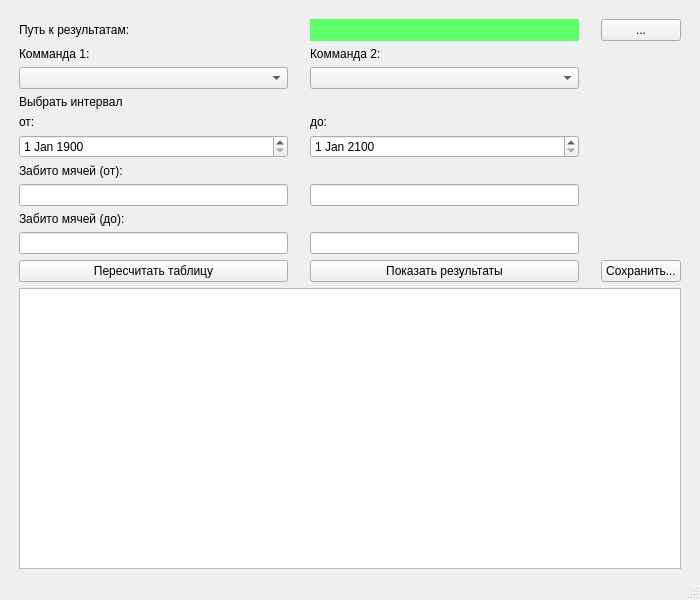
<?xml version="1.0" encoding="UTF-8"?>
<ui version="4.0">
 <class>mainform</class>
 <widget class="QMainWindow" name="mainform">
  <property name="geometry">
   <rect>
    <x>0</x>
    <y>0</y>
    <width>700</width>
    <height>600</height>
   </rect>
  </property>
  <property name="windowTitle">
   <string>Анализ футбольных результатов</string>
  </property>
  <widget class="QWidget" name="centralwidget">
   <layout class="QHBoxLayout" name="horizontalLayout">
    <item>
     <layout class="QGridLayout" name="gridLayout">
      <item row="1" column="1">
       <widget class="QLabel" name="label">
        <property name="text">
         <string>Путь к результатам:</string>
        </property>
       </widget>
      </item>
      <item row="1" column="3">
       <widget class="QLabel" name="pathLabel">
        <property name="styleSheet">
         <string notr="true">background-color: rgb(94, 255, 107);</string>
        </property>
        <property name="text">
         <string/>
        </property>
       </widget>
      </item>
      <item row="1" column="5">
       <widget class="QPushButton" name="selectPathButton">
        <property name="sizePolicy">
         <sizepolicy hsizetype="Fixed" vsizetype="Fixed">
          <horstretch>0</horstretch>
          <verstretch>0</verstretch>
         </sizepolicy>
        </property>
        <property name="minimumSize">
         <size>
          <width>80</width>
          <height>0</height>
         </size>
        </property>
        <property name="maximumSize">
         <size>
          <width>50</width>
          <height>16777215</height>
         </size>
        </property>
        <property name="text">
         <string>...</string>
        </property>
       </widget>
      </item>
      <item row="1" column="6">
       <spacer name="horizontalSpacer">
        <property name="orientation">
         <enum>Qt::Horizontal</enum>
        </property>
        <property name="sizeType">
         <enum>QSizePolicy::Fixed</enum>
        </property>
        <property name="sizeHint" stdset="0">
         <size>
          <width>10</width>
          <height>20</height>
         </size>
        </property>
       </spacer>
      </item>
      <item row="3" column="1">
       <widget class="QComboBox" name="comboTeam1"/>
      </item>
      <item row="3" column="3">
       <widget class="QComboBox" name="comboTeam2"/>
      </item>
      <item row="11" column="1">
       <widget class="QPushButton" name="button">
        <property name="text">
         <string>Пересчитать таблицу</string>
        </property>
       </widget>
      </item>
      <item row="11" column="3">
       <widget class="QPushButton" name="button2">
        <property name="text">
         <string>Показать результаты</string>
        </property>
       </widget>
      </item>
      <item row="1" column="0">
       <spacer name="horizontalSpacer_2">
        <property name="orientation">
         <enum>Qt::Horizontal</enum>
        </property>
        <property name="sizeType">
         <enum>QSizePolicy::Fixed</enum>
        </property>
        <property name="sizeHint" stdset="0">
         <size>
          <width>10</width>
          <height>20</height>
         </size>
        </property>
       </spacer>
      </item>
      <item row="1" column="2">
       <spacer name="horizontalSpacer_3">
        <property name="orientation">
         <enum>Qt::Horizontal</enum>
        </property>
        <property name="sizeType">
         <enum>QSizePolicy::Fixed</enum>
        </property>
        <property name="sizeHint" stdset="0">
         <size>
          <width>10</width>
          <height>20</height>
         </size>
        </property>
       </spacer>
      </item>
      <item row="1" column="4">
       <spacer name="horizontalSpacer_4">
        <property name="orientation">
         <enum>Qt::Horizontal</enum>
        </property>
        <property name="sizeType">
         <enum>QSizePolicy::Fixed</enum>
        </property>
        <property name="sizeHint" stdset="0">
         <size>
          <width>10</width>
          <height>20</height>
         </size>
        </property>
       </spacer>
      </item>
      <item row="0" column="1">
       <spacer name="verticalSpacer">
        <property name="orientation">
         <enum>Qt::Vertical</enum>
        </property>
        <property name="sizeType">
         <enum>QSizePolicy::Fixed</enum>
        </property>
        <property name="sizeHint" stdset="0">
         <size>
          <width>20</width>
          <height>10</height>
         </size>
        </property>
       </spacer>
      </item>
      <item row="8" column="1">
       <widget class="QLineEdit" name="fromGoals1"/>
      </item>
      <item row="8" column="3">
       <widget class="QLineEdit" name="fromGoals2"/>
      </item>
      <item row="10" column="3">
       <widget class="QLineEdit" name="tillGoals2"/>
      </item>
      <item row="10" column="1">
       <widget class="QLineEdit" name="tillGoals1"/>
      </item>
      <item row="7" column="1" colspan="3">
       <widget class="QLabel" name="label_3">
        <property name="text">
         <string>Забито мячей (от):</string>
        </property>
       </widget>
      </item>
      <item row="9" column="1" colspan="3">
       <widget class="QLabel" name="label_4">
        <property name="text">
         <string>Забито мячей (до):</string>
        </property>
       </widget>
      </item>
      <item row="2" column="1">
       <widget class="QLabel" name="label_5">
        <property name="text">
         <string>Комманда 1:</string>
        </property>
       </widget>
      </item>
      <item row="2" column="3">
       <widget class="QLabel" name="label_6">
        <property name="text">
         <string>Комманда 2:</string>
        </property>
       </widget>
      </item>
      <item row="4" column="1" colspan="3">
       <widget class="QLabel" name="label_7">
        <property name="text">
         <string>Выбрать интервал</string>
        </property>
       </widget>
      </item>
      <item row="6" column="1">
       <widget class="QDateEdit" name="dateFrom">
        <property name="dateTime">
         <datetime>
          <hour>0</hour>
          <minute>0</minute>
          <second>0</second>
          <year>1900</year>
          <month>1</month>
          <day>1</day>
         </datetime>
        </property>
       </widget>
      </item>
      <item row="6" column="3">
       <widget class="QDateEdit" name="dateTill">
        <property name="dateTime">
         <datetime>
          <hour>0</hour>
          <minute>0</minute>
          <second>0</second>
          <year>2100</year>
          <month>1</month>
          <day>1</day>
         </datetime>
        </property>
       </widget>
      </item>
      <item row="5" column="1">
       <widget class="QLabel" name="label_8">
        <property name="text">
         <string>от:</string>
        </property>
       </widget>
      </item>
      <item row="5" column="3">
       <widget class="QLabel" name="label_9">
        <property name="text">
         <string>до:</string>
        </property>
       </widget>
      </item>
      <item row="11" column="5">
       <widget class="QPushButton" name="button3">
        <property name="minimumSize">
         <size>
          <width>0</width>
          <height>0</height>
         </size>
        </property>
        <property name="text">
         <string>Сохранить...</string>
        </property>
       </widget>
      </item>
      <item row="12" column="1" colspan="5">
       <widget class="QTableWidget" name="table"/>
      </item>
     </layout>
    </item>
   </layout>
  </widget>
  <widget class="QMenuBar" name="menubar">
   <property name="geometry">
    <rect>
     <x>0</x>
     <y>0</y>
     <width>700</width>
     <height>20</height>
    </rect>
   </property>
  </widget>
  <widget class="QStatusBar" name="statusbar"/>
 </widget>
 <resources/>
 <connections/>
</ui>
